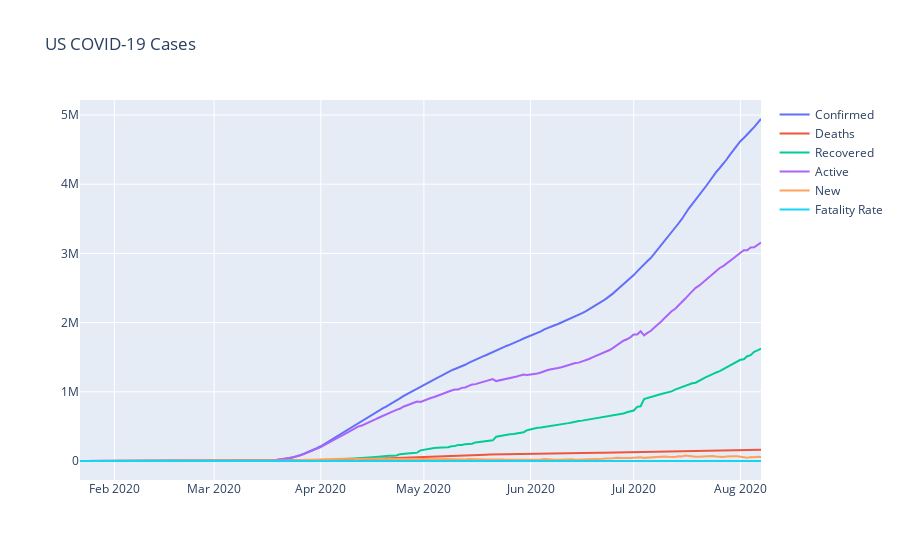

Write notebook code for a chart like this one.
### Code cell
fig = go.Figure()

fig.add_trace(go.Scatter(x=bydate_us.index, y=bydate_us['Confirmed'], mode='lines', name='Confirmed'))
fig.add_trace(go.Scatter(x=bydate_us.index, y=bydate_us['Deaths'], mode='lines', name='Deaths'))
fig.add_trace(go.Scatter(x=bydate_us.index, y=bydate_us['Recovered'], mode='lines', name='Recovered'))
fig.add_trace(go.Scatter(x=bydate_us.index, y=bydate_us['Active'], mode='lines', name='Active'))
fig.add_trace(go.Scatter(x=bydate_us.index, y=bydate_us['New'], mode='lines', name='New'))
fig.add_trace(go.Scatter(x=bydate_us.index, y=bydate_us['Fatality'], mode='lines', name='Fatality Rate'))

fig.update_layout(title='US COVID-19 Cases')
fig.show()

### Figure 1 — Plotly figure (JSON) as saved in the notebook; plotly's stock layout.template omitted (floating-point values rounded to 4 significant figures; data arrays with more than 128 entries replaced by an {"elided": "..."} marker saying what was removed)
{"data": [{"mode": "lines", "name": "Confirmed", "type": "scatter", "x": {"elided": "199 str values"}, "y": {"elided": "199 int values"}}, {"mode": "lines", "name": "Deaths", "type": "scatter", "x": {"elided": "199 str values"}, "y": {"elided": "199 int values"}}, {"mode": "lines", "name": "Recovered", "type": "scatter", "x": {"elided": "199 str values"}, "y": {"elided": "199 int values"}}, {"mode": "lines", "name": "Active", "type": "scatter", "x": {"elided": "199 str values"}, "y": {"elided": "199 int values"}}, {"mode": "lines", "name": "New", "type": "scatter", "x": {"elided": "199 str values"}, "y": {"elided": "199 int values"}}, {"mode": "lines", "name": "Fatality Rate", "type": "scatter", "x": {"elided": "199 str values"}, "y": {"elided": "199 float values"}}], "layout": {"title": {"text": "US COVID-19 Cases"}}}
